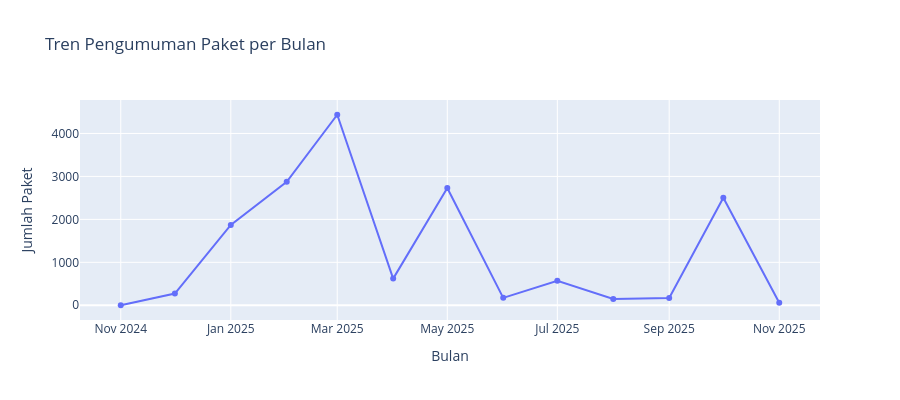

Write notebook code for a chart like this one.
### Markdown cell above
## 4️⃣ Line Chart

### Code cell
# Line chart - Tren pengumuman paket per bulan
df['tgl_pengumuman_paket'] = pd.to_datetime(df['tgl_pengumuman_paket'])
df['bulan'] = df['tgl_pengumuman_paket'].dt.to_period('M').astype(str)

monthly_count = df.groupby('bulan').size().reset_index(name='jumlah')

fig = px.line(
    monthly_count,
    x='bulan',
    y='jumlah',
    title='Tren Pengumuman Paket per Bulan',
    labels={'bulan': 'Bulan', 'jumlah': 'Jumlah Paket'},
    markers=True
)

fig.update_layout(height=400)
fig.show()

### Figure 1 — Plotly figure (JSON) as saved in the notebook; plotly's stock layout.template omitted (floating-point values rounded to 4 significant figures)
{"data": [{"hovertemplate": "Bulan=%{x}<br>Jumlah Paket=%{y}<extra></extra>", "legendgroup": "", "line": {"color": "#636efa", "dash": "solid"}, "marker": {"symbol": "circle"}, "mode": "lines+markers", "name": "", "orientation": "v", "showlegend": false, "type": "scatter", "x": ["2024-11", "2024-12", "2025-01", "2025-02", "2025-03", "2025-04", "2025-05", "2025-06", "2025-07", "2025-08", "2025-09", "2025-10", "2025-11"], "xaxis": "x", "y": [1, 273, 1871, 2875, 4436, 621, 2731, 173, 570, 145, 172, 2503, 59], "yaxis": "y"}], "layout": {"height": 400, "legend": {"tracegroupgap": 0}, "title": {"text": "Tren Pengumuman Paket per Bulan"}, "xaxis": {"anchor": "y", "domain": [0, 1], "title": {"text": "Bulan"}}, "yaxis": {"anchor": "x", "domain": [0, 1], "title": {"text": "Jumlah Paket"}}}}
